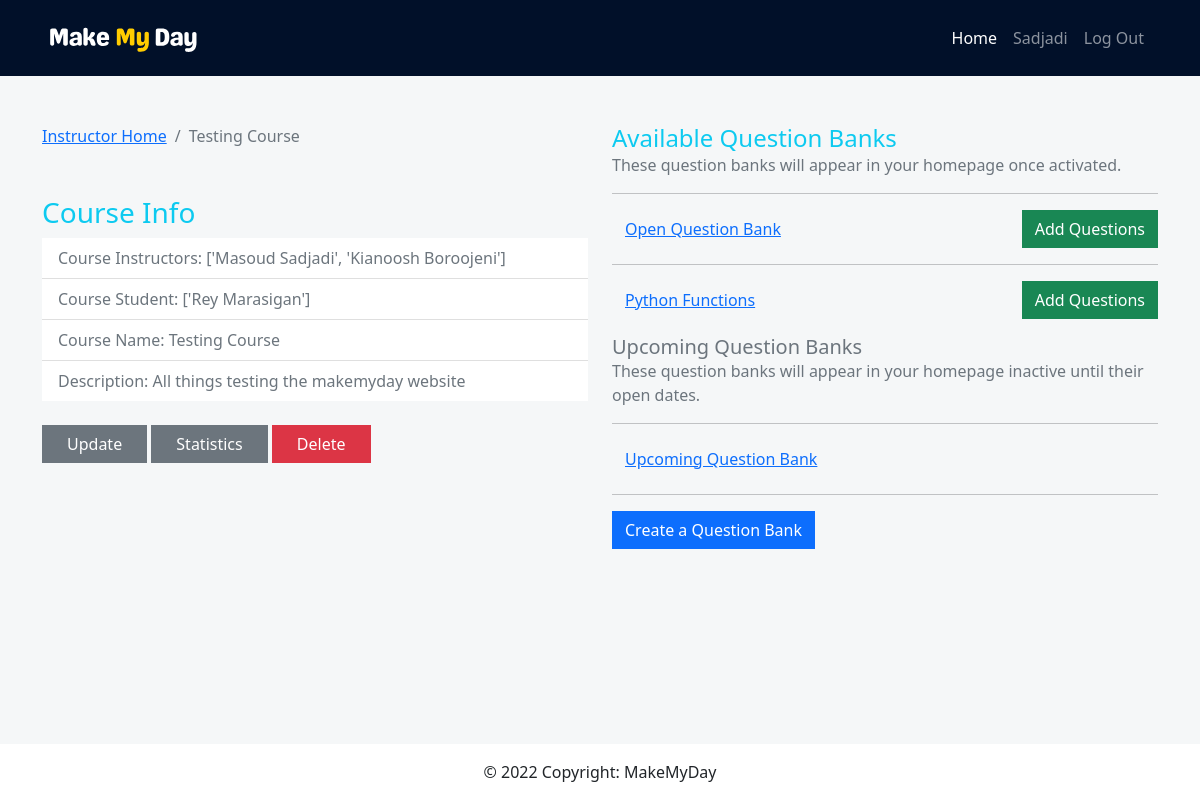
Before: /course/4/ (signed in) with the older database file.
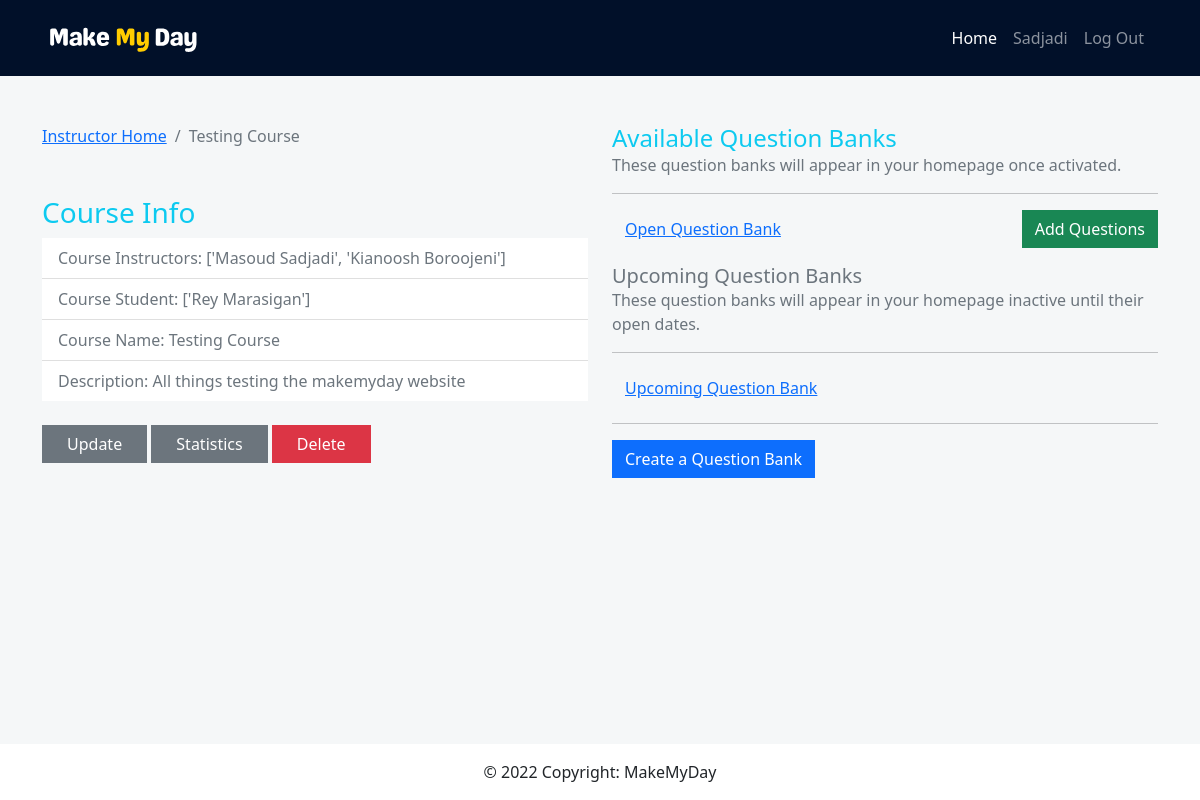
After: the same page with the newer database file.
### questions/models.py (models this page shows, shortened)
class Question_Bank(models.Model):
    course = models.ForeignKey(Course, on_delete=models.CASCADE, default=None)
    assigned_students = models.ManyToManyField(Student, through="Activated_Question_Bank")
    question_bank_id = models.BigAutoField(primary_key=True, db_column="question_bank_id")
    topic = models.CharField(max_length=255, default="Topic")
    start_date = models.DateTimeField(null=True)
    end_date = models.DateTimeField(null=True)
    number_of_attempts = models.IntegerField(default=3) # might move to question model
    isRandom = models.BooleanField(default=False)
    DAILY = "DAILY"
    BIDIURNAL = "BIDIURNAL" # this means once every two days
    WEEKLY = "WEEKLY"
    FREQUENCY_CHOICES = (
        (DAILY, "Daily"),
        (BIDIURNAL, "Every other day"),
        (WEEKLY, "Weekly"),
    )
    frequency = models.CharField(choices = FREQUENCY_CHOICES, default=DAILY, max_length=120)
    class Meta:
        verbose_name_plural = 'Question_Banks'

### course/views.py (the view)
# urls.py: path('<int:pk>/', courseViews.each_courses, name='each_courses'),
@login_required
def each_courses(request, pk):
    each_one = Course.objects.get(pk=pk)
    instructors = list(each_one.instructors.all())
    students = list(each_one.students.all())
    instructors_ = []
    students_ = []
    if retrieveInstructor(request) and not retrieveInstructor(request) in instructors:
        return HttpResponseNotFound('<h1>This is not your class.</h1>')
    if retrieveStudent(request) and not retrieveStudent(request) in students:
        return HttpResponseNotFound('<h1>You are not signed up for this class.</h1>')
    for ins in instructors:
        name = ins.user_profile.user.first_name + " " + ins.user_profile.user.last_name
        instructors_.append(name)
    for stu in students:
        name = stu.user_profile.user.first_name + " " + stu.user_profile.user.last_name
        students_.append(name)
    [closed_qbs, open_qbs, upcoming_qbs] = each_one.retrieveQuestionBanks()
    return render(request, 'course/course_info.html',
    {'each_one': each_one,
    'instructors': instructors_,
    'students': students_,
    'open_qbs': open_qbs,
    'upcoming_qbs': upcoming_qbs})

### main/models.py (called while the page is built)
    def retrieveQuestionBanks(self):
        closed_qbs = self.question_bank_set.filter(
            end_date__lte=timezone.now())
        open_qbs = self.question_bank_set.filter(
            start_date__lte=timezone.now(),
            end_date__gte=timezone.now())
        upcoming_qbs = self.question_bank_set.filter(
            start_date__gte=timezone.now())
        return [closed_qbs, open_qbs, upcoming_qbs]

### utils/helper.py (called while the page is built)
def retrieveStudent(request):
    try:
        user = request.user
        userProfile = UserProfile.objects.filter(user=user)[0]
        student = Student.objects.filter(user_profile = userProfile)[0]
        return student
    except:
        return None

def retrieveInstructor(request):
    try:
        user = request.user
        userProfile = UserProfile.objects.filter(user=user)[0]
        instructor = Instructor.objects.filter(user_profile = userProfile)[0]
        return instructor
    except:
        return None

### course/templates/course/course_info.html (shortened to what the changed rows need)
{% extends 'main/base.html' %}
{% load static %}
{% load humanize %}
{% block content %}
<div class="container">
    <div class="row mb-5 fields mt-5">
		<div class="col-md-6">
			<h4 class="text-info mb-0">Available Question Banks</h4>
            <p class="text-muted mb-3">These question banks will appear in your homepage once activated.</p>
            {% for qb in open_qbs %}
            <hr />
            <button
                class="btn btn btn-link modal-button"
                data-pk="{{qb.question_bank_id}}"
                data-question-bank="{{qb.topic}}"
                data-num-attempts="{{qb.number_of_attempts}}"
                data-start-date="{{qb.start_date}}"
                data-end-date="{{qb.end_date}}"
                data-frequency="{{qb.frequency}}"
                data-toggle="modal"
                data-target="#questionBankStartModal">{{qb.topic}}
            </button>
            <a class="btn btn-success btn" href="question-banks/create-question" style="float: right;">
                Add Questions
             </a>
            {% endfor %}
            {% if upcoming_qbs %}
            <h5 class="text-muted mb-0 mt-3">Upcoming Question Banks</h5>
            <p class="text-muted mb-3">These question banks will appear in your homepage inactive until their open dates.</p>
            {% for qb in upcoming_qbs %}
            <hr />
            <button
                class="btn btn btn-link modal-button"
                data-pk="{{qb.question_bank_id}}"
                data-question-bank="{{qb.topic}}"
                data-num-attempts="{{qb.number_of_attempts}}"
                data-start-date="{{qb.start_date}}"
                data-end-date="{{qb.end_date}}"
                data-frequency="{{qb.frequency}}"
                data-toggle="modal"
                data-target="#questionBankStartModal">{{qb.topic}}
            </button><br>
            {% endfor %}
            {% endif %}
            {% if request.user.userprofile.instructor_id != "" %}
			<hr>
            <a class="btn btn-primary btn" href="question-banks/create-qb">
                Create a Question Bank
             </a>
             {% endif %}
		</div>
    </div>
</div>
{% endblock %}

Changed rows visible on the page:
no longer on this page (row edited): Question_Bank: topic "Python Functions", shown under "Available Question Banks"
